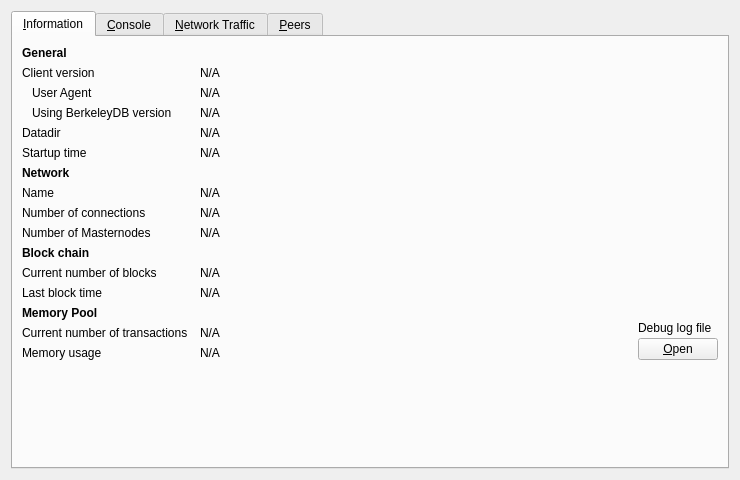
<?xml version="1.0" encoding="UTF-8"?>
<ui version="4.0">
 <class>RPCConsole</class>
 <widget class="QWidget" name="RPCConsole">
  <property name="geometry">
   <rect>
    <x>0</x>
    <y>0</y>
    <width>740</width>
    <height>430</height>
   </rect>
  </property>
  <property name="windowTitle">
   <string>Debug window</string>
  </property>
  <layout class="QVBoxLayout" name="verticalLayout_2">
   <item>
    <widget class="QTabWidget" name="tabWidget">
     <property name="currentIndex">
      <number>0</number>
     </property>
     <widget class="QWidget" name="tab_info">
      <attribute name="title">
       <string>&amp;Information</string>
      </attribute>
      <layout class="QGridLayout" name="gridLayout" columnstretch="0,1,0">
       <property name="horizontalSpacing">
        <number>12</number>
       </property>
       <item row="0" column="0">
        <widget class="QLabel" name="label_9">
         <property name="font">
          <font>
           <weight>75</weight>
           <bold>true</bold>
          </font>
         </property>
         <property name="text">
          <string>General</string>
         </property>
        </widget>
       </item>
       <item row="1" column="0">
        <widget class="QLabel" name="label_6">
         <property name="text">
          <string>Client version</string>
         </property>
        </widget>
       </item>
       <item row="1" column="1" colspan="2">
        <widget class="QLabel" name="clientVersion">
         <property name="cursor">
          <cursorShape>IBeamCursor</cursorShape>
         </property>
         <property name="text">
          <string>N/A</string>
         </property>
         <property name="textFormat">
          <enum>Qt::PlainText</enum>
         </property>
         <property name="textInteractionFlags">
          <set>Qt::LinksAccessibleByMouse|Qt::TextSelectableByKeyboard|Qt::TextSelectableByMouse</set>
         </property>
        </widget>
       </item>
       <item row="2" column="0">
        <widget class="QLabel" name="labelClientUserAgent">
         <property name="text">
          <string>User Agent</string>
         </property>
         <property name="indent">
          <number>10</number>
         </property>
        </widget>
       </item>
       <item row="2" column="1" colspan="2">
        <widget class="QLabel" name="clientUserAgent">
         <property name="cursor">
          <cursorShape>IBeamCursor</cursorShape>
         </property>
         <property name="text">
          <string>N/A</string>
         </property>
         <property name="textFormat">
          <enum>Qt::PlainText</enum>
         </property>
         <property name="textInteractionFlags">
          <set>Qt::LinksAccessibleByMouse|Qt::TextSelectableByKeyboard|Qt::TextSelectableByMouse</set>
         </property>
        </widget>
       </item>
       <item row="3" column="0">
        <widget class="QLabel" name="label_berkeleyDBVersion">
         <property name="text">
          <string>Using BerkeleyDB version</string>
         </property>
         <property name="indent">
          <number>10</number>
         </property>
        </widget>
       </item>
       <item row="3" column="1" colspan="2">
        <widget class="QLabel" name="berkeleyDBVersion">
         <property name="cursor">
          <cursorShape>IBeamCursor</cursorShape>
         </property>
         <property name="text">
          <string>N/A</string>
         </property>
         <property name="textFormat">
          <enum>Qt::PlainText</enum>
         </property>
         <property name="textInteractionFlags">
          <set>Qt::LinksAccessibleByMouse|Qt::TextSelectableByKeyboard|Qt::TextSelectableByMouse</set>
         </property>
        </widget>
       </item>
       <item row="4" column="0">
        <widget class="QLabel" name="label_12">
         <property name="text">
          <string>Datadir</string>
         </property>
        </widget>
       </item>
       <item row="4" column="1" colspan="2">
        <widget class="QLabel" name="dataDir">
         <property name="cursor">
          <cursorShape>IBeamCursor</cursorShape>
         </property>
         <property name="text">
          <string>N/A</string>
         </property>
         <property name="textFormat">
          <enum>Qt::PlainText</enum>
         </property>
         <property name="wordWrap">
          <bool>true</bool>
         </property>
         <property name="textInteractionFlags">
          <set>Qt::LinksAccessibleByMouse|Qt::TextSelectableByKeyboard|Qt::TextSelectableByMouse</set>
         </property>
        </widget>
       </item>
       <item row="5" column="0">
        <widget class="QLabel" name="label_13">
         <property name="text">
          <string>Startup time</string>
         </property>
        </widget>
       </item>
       <item row="5" column="1" colspan="2">
        <widget class="QLabel" name="startupTime">
         <property name="cursor">
          <cursorShape>IBeamCursor</cursorShape>
         </property>
         <property name="text">
          <string>N/A</string>
         </property>
         <property name="textFormat">
          <enum>Qt::PlainText</enum>
         </property>
         <property name="textInteractionFlags">
          <set>Qt::LinksAccessibleByMouse|Qt::TextSelectableByKeyboard|Qt::TextSelectableByMouse</set>
         </property>
        </widget>
       </item>
       <item row="6" column="0">
           <widget class="QLabel" name="labelNetwork">
               <property name="font">
                   <font>
                       <weight>75</weight>
                       <bold>true</bold>
                   </font>
               </property>
               <property name="text">
                   <string>Network</string>
               </property>
           </widget>
       </item>
       <item row="7" column="0">
        <widget class="QLabel" name="label_8">
         <property name="text">
          <string>Name</string>
         </property>
        </widget>
       </item>
       <item row="7" column="1" colspan="2">
        <widget class="QLabel" name="networkName">
         <property name="cursor">
          <cursorShape>IBeamCursor</cursorShape>
         </property>
         <property name="text">
          <string>N/A</string>
         </property>
         <property name="textFormat">
          <enum>Qt::PlainText</enum>
         </property>
         <property name="textInteractionFlags">
          <set>Qt::LinksAccessibleByMouse|Qt::TextSelectableByKeyboard|Qt::TextSelectableByMouse</set>
         </property>
        </widget>
       </item>
       <item row="8" column="0">
        <widget class="QLabel" name="label_7">
         <property name="text">
          <string>Number of connections</string>
         </property>
        </widget>
       </item>
       <item row="8" column="1" colspan="2">
        <widget class="QLabel" name="numberOfConnections">
         <property name="cursor">
          <cursorShape>IBeamCursor</cursorShape>
         </property>
         <property name="text">
          <string>N/A</string>
         </property>
         <property name="textFormat">
          <enum>Qt::PlainText</enum>
         </property>
         <property name="textInteractionFlags">
          <set>Qt::LinksAccessibleByMouse|Qt::TextSelectableByKeyboard|Qt::TextSelectableByMouse</set>
         </property>
        </widget>
       </item>
       <item row="9" column="0">
        <widget class="QLabel" name="masternodeCountLabel">
         <property name="text">
          <string>Number of Masternodes</string>
         </property>
        </widget>
       </item>
       <item row="9" column="1">
        <widget class="QLabel" name="masternodeCount">
         <property name="text">
          <string>N/A</string>
         </property>
        </widget>
       </item>
       <item row="10" column="0">
        <widget class="QLabel" name="label_10">
         <property name="font">
          <font>
           <weight>75</weight>
           <bold>true</bold>
          </font>
         </property>
         <property name="text">
          <string>Block chain</string>
         </property>
        </widget>
       </item>
       <item row="11" column="0">
        <widget class="QLabel" name="label_3">
         <property name="text">
          <string>Current number of blocks</string>
         </property>
        </widget>
       </item>
       <item row="11" column="1" colspan="2">
        <widget class="QLabel" name="numberOfBlocks">
         <property name="cursor">
          <cursorShape>IBeamCursor</cursorShape>
         </property>
         <property name="text">
          <string>N/A</string>
         </property>
         <property name="textFormat">
          <enum>Qt::PlainText</enum>
         </property>
         <property name="textInteractionFlags">
          <set>Qt::LinksAccessibleByMouse|Qt::TextSelectableByKeyboard|Qt::TextSelectableByMouse</set>
         </property>
        </widget>
       </item>
       <item row="12" column="0">
        <widget class="QLabel" name="labelLastBlockTime">
         <property name="text">
          <string>Last block time</string>
         </property>
        </widget>
       </item>
       <item row="12" column="1" colspan="2">
        <widget class="QLabel" name="lastBlockTime">
         <property name="cursor">
          <cursorShape>IBeamCursor</cursorShape>
         </property>
         <property name="text">
          <string>N/A</string>
         </property>
         <property name="textFormat">
          <enum>Qt::PlainText</enum>
         </property>
         <property name="textInteractionFlags">
          <set>Qt::LinksAccessibleByMouse|Qt::TextSelectableByKeyboard|Qt::TextSelectableByMouse</set>
         </property>
        </widget>
       </item>
       <item row="13" column="0">
        <widget class="QLabel" name="labelMempoolTitle">
         <property name="font">
          <font>
           <weight>75</weight>
           <bold>true</bold>
          </font>
         </property>
         <property name="text">
          <string>Memory Pool</string>
         </property>
        </widget>
       </item>
       <item row="14" column="0">
        <widget class="QLabel" name="labelNumberOfTransactions">
         <property name="text">
          <string>Current number of transactions</string>
         </property>
        </widget>
       </item>
       <item row="14" column="1">
        <widget class="QLabel" name="mempoolNumberTxs">
         <property name="cursor">
          <cursorShape>IBeamCursor</cursorShape>
         </property>
         <property name="text">
          <string>N/A</string>
         </property>
         <property name="textFormat">
          <enum>Qt::PlainText</enum>
         </property>
         <property name="textInteractionFlags">
          <set>Qt::LinksAccessibleByMouse|Qt::TextSelectableByKeyboard|Qt::TextSelectableByMouse</set>
         </property>
        </widget>
       </item>
       <item row="15" column="0">
        <widget class="QLabel" name="labelMemoryUsage">
         <property name="text">
          <string>Memory usage</string>
         </property>
        </widget>
       </item>
       <item row="15" column="1">
        <widget class="QLabel" name="mempoolSize">
         <property name="cursor">
          <cursorShape>IBeamCursor</cursorShape>
         </property>
         <property name="text">
          <string>N/A</string>
         </property>
         <property name="textFormat">
          <enum>Qt::PlainText</enum>
         </property>
         <property name="textInteractionFlags">
          <set>Qt::LinksAccessibleByMouse|Qt::TextSelectableByKeyboard|Qt::TextSelectableByMouse</set>
         </property>
        </widget>
       </item>
       <item row="13" column="2" rowspan="3">
        <layout class="QVBoxLayout" name="verticalLayoutDebugButton">
         <property name="spacing">
          <number>3</number>
         </property>
         <item>
          <spacer name="verticalSpacer_2">
           <property name="orientation">
            <enum>Qt::Vertical</enum>
           </property>
           <property name="sizeHint" stdset="0">
            <size>
             <width>10</width>
             <height>5</height>
            </size>
           </property>
          </spacer>
         </item>
         <item>
          <widget class="QLabel" name="labelDebugLogfile">
           <property name="text">
            <string>Debug log file</string>
           </property>
          </widget>
         </item>
         <item>
          <widget class="QPushButton" name="openDebugLogfileButton">
           <property name="toolTip">
            <string>Open the %1 debug log file from the current data directory. This can take a few seconds for large log files.</string>
           </property>
           <property name="text">
            <string>&amp;Open</string>
           </property>
           <property name="autoDefault">
            <bool>false</bool>
           </property>
          </widget>
         </item>
        </layout>
       </item>
       <item row="17" column="0">
        <spacer name="verticalSpacer">
         <property name="orientation">
          <enum>Qt::Vertical</enum>
         </property>
         <property name="sizeHint" stdset="0">
          <size>
           <width>20</width>
           <height>40</height>
          </size>
         </property>
        </spacer>
       </item>
      </layout>
     </widget>
     <widget class="QWidget" name="tab_console">
      <attribute name="title">
       <string>&amp;Console</string>
      </attribute>
      <layout class="QVBoxLayout" name="verticalLayout_3">
       <property name="spacing">
        <number>3</number>
       </property>
       <property name="bottomMargin">
        <number>5</number>
       </property>
       <item>
        <layout class="QHBoxLayout" name="horizontalLayout">
         <property name="spacing">
          <number>4</number>
         </property>
         <item>
          <spacer name="horizontalSpacer">
           <property name="orientation">
            <enum>Qt::Horizontal</enum>
           </property>
           <property name="sizeHint" stdset="0">
            <size>
             <width>40</width>
             <height>20</height>
            </size>
           </property>
          </spacer>
         </item>
         <item>
          <widget class="QPushButton" name="fontSmallerButton">
           <property name="maximumSize">
            <size>
             <width>24</width>
             <height>24</height>
            </size>
           </property>
           <property name="text">
            <string/>
           </property>
           <property name="toolTip">
            <string>Decrease font size</string>
           </property>
           <property name="icon">
            <iconset resource="../machinecoin.qrc">
             <normaloff>:/icons/fontsmaller</normaloff>:/icons/fontsmaller</iconset>
           </property>
           <property name="iconSize">
            <size>
             <width>24</width>
             <height>16</height>
            </size>
           </property>
           <property name="autoDefault">
            <bool>false</bool>
           </property>
           <property name="flat">
            <bool>true</bool>
           </property>
          </widget>
         </item>
         <item>
          <widget class="QPushButton" name="fontBiggerButton">
           <property name="maximumSize">
            <size>
             <width>24</width>
             <height>24</height>
            </size>
           </property>
           <property name="toolTip">
            <string>Increase font size</string>
           </property>
           <property name="text">
            <string/>
           </property>
           <property name="icon">
            <iconset resource="../machinecoin.qrc">
             <normaloff>:/icons/fontbigger</normaloff>:/icons/fontbigger</iconset>
           </property>
           <property name="iconSize">
            <size>
             <width>24</width>
             <height>16</height>
            </size>
           </property>
           <property name="autoDefault">
            <bool>false</bool>
           </property>
           <property name="flat">
            <bool>true</bool>
           </property>
          </widget>
         </item>
         <item>
          <widget class="QPushButton" name="clearButton">
           <property name="maximumSize">
            <size>
             <width>24</width>
             <height>24</height>
            </size>
           </property>
           <property name="toolTip">
            <string>Clear console</string>
           </property>
           <property name="layoutDirection">
            <enum>Qt::LeftToRight</enum>
           </property>
           <property name="text">
            <string/>
           </property>
           <property name="icon">
            <iconset resource="../machinecoin.qrc">
             <normaloff>:/icons/remove</normaloff>:/icons/remove</iconset>
           </property>
           <property name="shortcut">
            <string notr="true">Ctrl+L</string>
           </property>
           <property name="autoDefault">
            <bool>false</bool>
           </property>
           <property name="flat">
            <bool>true</bool>
           </property>
          </widget>
         </item>
        </layout>
       </item>
       <item>
        <widget class="QTextEdit" name="messagesWidget">
         <property name="minimumSize">
          <size>
           <width>0</width>
           <height>100</height>
          </size>
         </property>
         <property name="readOnly">
          <bool>true</bool>
         </property>
         <property name="tabKeyNavigation" stdset="0">
          <bool>false</bool>
         </property>
         <property name="columnCount" stdset="0">
          <number>2</number>
         </property>
        </widget>
       </item>
       <item>
        <layout class="QHBoxLayout" name="horizontalLayoutPrompt">
         <property name="spacing">
          <number>3</number>
         </property>
         <item>
          <widget class="QPushButton" name="promptIcon">
           <property name="enabled">
            <bool>false</bool>
           </property>
           <property name="maximumSize">
            <size>
             <width>16</width>
             <height>24</height>
            </size>
           </property>
           <property name="text">
            <string/>
           </property>
           <property name="icon">
            <iconset resource="../machinecoin.qrc">
             <normaloff>:/icons/prompticon</normaloff>
             <disabledoff>:/icons/prompticon</disabledoff>:/icons/prompticon</iconset>
           </property>
           <property name="iconSize">
            <size>
             <width>14</width>
             <height>14</height>
            </size>
           </property>
           <property name="autoDefault">
            <bool>false</bool>
           </property>
           <property name="flat">
            <bool>true</bool>
           </property>
          </widget>
         </item>
         <item>
          <widget class="QLineEdit" name="lineEdit">
           <property name="placeholderText">
            <string/>
           </property>
          </widget>
         </item>
        </layout>
       </item>
      </layout>
     </widget>
     <widget class="QWidget" name="tab_nettraffic">
      <attribute name="title">
       <string>&amp;Network Traffic</string>
      </attribute>
      <layout class="QHBoxLayout" name="horizontalLayout_3">
       <item>
        <layout class="QVBoxLayout" name="verticalLayout_4">
         <item>
          <widget class="TrafficGraphWidget" name="trafficGraph" native="true">
           <property name="sizePolicy">
            <sizepolicy hsizetype="Expanding" vsizetype="Expanding">
             <horstretch>0</horstretch>
             <verstretch>0</verstretch>
            </sizepolicy>
           </property>
          </widget>
         </item>
         <item>
          <layout class="QHBoxLayout" name="horizontalLayout_2">
           <item>
            <widget class="QSlider" name="sldGraphRange">
             <property name="minimum">
              <number>1</number>
             </property>
             <property name="maximum">
              <number>288</number>
             </property>
             <property name="pageStep">
              <number>12</number>
             </property>
             <property name="value">
              <number>6</number>
             </property>
             <property name="orientation">
              <enum>Qt::Horizontal</enum>
             </property>
            </widget>
           </item>
           <item>
            <widget class="QLabel" name="lblGraphRange">
             <property name="minimumSize">
              <size>
               <width>100</width>
               <height>0</height>
              </size>
             </property>
             <property name="alignment">
              <set>Qt::AlignCenter</set>
             </property>
            </widget>
           </item>
           <item>
            <widget class="QPushButton" name="btnClearTrafficGraph">
             <property name="text">
              <string>&amp;Reset</string>
             </property>
             <property name="autoDefault">
              <bool>false</bool>
             </property>
            </widget>
           </item>
          </layout>
         </item>
        </layout>
       </item>
       <item>
        <layout class="QVBoxLayout" name="verticalLayout">
         <item>
          <widget class="QGroupBox" name="groupBox">
           <property name="title">
            <string>Totals</string>
           </property>
           <layout class="QVBoxLayout" name="verticalLayout_5">
            <item>
             <layout class="QHBoxLayout" name="horizontalLayout_4">
              <item>
               <widget class="Line" name="line">
                <property name="sizePolicy">
                 <sizepolicy hsizetype="Fixed" vsizetype="Fixed">
                  <horstretch>0</horstretch>
                  <verstretch>0</verstretch>
                 </sizepolicy>
                </property>
                <property name="minimumSize">
                 <size>
                  <width>10</width>
                  <height>0</height>
                 </size>
                </property>
                <property name="palette">
                 <palette>
                  <active>
                   <colorrole role="Light">
                    <brush brushstyle="SolidPattern">
                     <color alpha="255">
                      <red>0</red>
                      <green>255</green>
                      <blue>0</blue>
                     </color>
                    </brush>
                   </colorrole>
                  </active>
                  <inactive>
                   <colorrole role="Light">
                    <brush brushstyle="SolidPattern">
                     <color alpha="255">
                      <red>0</red>
                      <green>255</green>
                      <blue>0</blue>
                     </color>
                    </brush>
                   </colorrole>
                  </inactive>
                  <disabled>
                   <colorrole role="Light">
                    <brush brushstyle="SolidPattern">
                     <color alpha="255">
                      <red>0</red>
                      <green>255</green>
                      <blue>0</blue>
                     </color>
                    </brush>
                   </colorrole>
                  </disabled>
                 </palette>
                </property>
                <property name="orientation">
                 <enum>Qt::Horizontal</enum>
                </property>
               </widget>
              </item>
              <item>
               <widget class="QLabel" name="label_16">
                <property name="text">
                 <string>Received</string>
                </property>
               </widget>
              </item>
              <item>
               <widget class="QLabel" name="lblBytesIn">
                <property name="minimumSize">
                 <size>
                  <width>50</width>
                  <height>0</height>
                 </size>
                </property>
                <property name="alignment">
                 <set>Qt::AlignRight|Qt::AlignTrailing|Qt::AlignVCenter</set>
                </property>
               </widget>
              </item>
             </layout>
            </item>
            <item>
             <layout class="QHBoxLayout" name="horizontalLayout_5">
              <item>
               <widget class="Line" name="line_2">
                <property name="sizePolicy">
                 <sizepolicy hsizetype="Fixed" vsizetype="Fixed">
                  <horstretch>0</horstretch>
                  <verstretch>0</verstretch>
                 </sizepolicy>
                </property>
                <property name="minimumSize">
                 <size>
                  <width>10</width>
                  <height>0</height>
                 </size>
                </property>
                <property name="palette">
                 <palette>
                  <active>
                   <colorrole role="Light">
                    <brush brushstyle="SolidPattern">
                     <color alpha="255">
                      <red>255</red>
                      <green>0</green>
                      <blue>0</blue>
                     </color>
                    </brush>
                   </colorrole>
                  </active>
                  <inactive>
                   <colorrole role="Light">
                    <brush brushstyle="SolidPattern">
                     <color alpha="255">
                      <red>255</red>
                      <green>0</green>
                      <blue>0</blue>
                     </color>
                    </brush>
                   </colorrole>
                  </inactive>
                  <disabled>
                   <colorrole role="Light">
                    <brush brushstyle="SolidPattern">
                     <color alpha="255">
                      <red>255</red>
                      <green>0</green>
                      <blue>0</blue>
                     </color>
                    </brush>
                   </colorrole>
                  </disabled>
                 </palette>
                </property>
                <property name="orientation">
                 <enum>Qt::Horizontal</enum>
                </property>
               </widget>
              </item>
              <item>
               <widget class="QLabel" name="label_17">
                <property name="text">
                 <string>Sent</string>
                </property>
               </widget>
              </item>
              <item>
               <widget class="QLabel" name="lblBytesOut">
                <property name="minimumSize">
                 <size>
                  <width>50</width>
                  <height>0</height>
                 </size>
                </property>
                <property name="alignment">
                 <set>Qt::AlignRight|Qt::AlignTrailing|Qt::AlignVCenter</set>
                </property>
               </widget>
              </item>
             </layout>
            </item>
            <item>
             <spacer name="verticalSpacer_4">
              <property name="orientation">
               <enum>Qt::Vertical</enum>
              </property>
              <property name="sizeHint" stdset="0">
               <size>
                <width>20</width>
                <height>407</height>
               </size>
              </property>
             </spacer>
            </item>
           </layout>
          </widget>
         </item>
        </layout>
       </item>
      </layout>
     </widget>
     <widget class="QWidget" name="tab_peers">
      <attribute name="title">
       <string>&amp;Peers</string>
      </attribute>
      <layout class="QGridLayout" name="gridLayout_2">
       <item row="0" column="0" rowspan="2">
        <layout class="QVBoxLayout" name="verticalLayout_101">
         <property name="spacing">
          <number>0</number>
         </property>
         <item>
          <widget class="QTableView" name="peerWidget">
           <property name="horizontalScrollBarPolicy">
            <enum>Qt::ScrollBarAsNeeded</enum>
           </property>
           <property name="tabKeyNavigation">
            <bool>false</bool>
           </property>
           <property name="sortingEnabled">
            <bool>true</bool>
           </property>
           <attribute name="horizontalHeaderHighlightSections">
            <bool>false</bool>
           </attribute>
          </widget>
         </item>
         <item>
          <widget class="QLabel" name="banHeading">
           <property name="sizePolicy">
            <sizepolicy hsizetype="Preferred" vsizetype="Minimum">
             <horstretch>0</horstretch>
             <verstretch>0</verstretch>
            </sizepolicy>
           </property>
           <property name="minimumSize">
            <size>
             <width>300</width>
             <height>32</height>
            </size>
           </property>
           <property name="maximumSize">
            <size>
             <width>16777215</width>
             <height>32</height>
            </size>
           </property>
           <property name="font">
            <font>
             <pointsize>12</pointsize>
            </font>
           </property>
           <property name="cursor">
            <cursorShape>IBeamCursor</cursorShape>
           </property>
           <property name="text">
            <string>Banned peers</string>
           </property>
           <property name="alignment">
            <set>Qt::AlignBottom|Qt::AlignLeading|Qt::AlignLeft</set>
           </property>
           <property name="wordWrap">
            <bool>true</bool>
           </property>
           <property name="textInteractionFlags">
            <set>Qt::NoTextInteraction</set>
           </property>
          </widget>
         </item>
         <item>
          <widget class="QTableView" name="banlistWidget">
           <property name="sizePolicy">
            <sizepolicy hsizetype="Expanding" vsizetype="Expanding">
             <horstretch>0</horstretch>
             <verstretch>0</verstretch>
            </sizepolicy>
           </property>
           <property name="horizontalScrollBarPolicy">
            <enum>Qt::ScrollBarAsNeeded</enum>
           </property>
           <property name="tabKeyNavigation">
            <bool>false</bool>
           </property>
           <property name="sortingEnabled">
            <bool>true</bool>
           </property>
           <attribute name="horizontalHeaderHighlightSections">
            <bool>false</bool>
           </attribute>
          </widget>
         </item>
        </layout>
       </item>
       <item row="0" column="1">
        <widget class="QLabel" name="peerHeading">
         <property name="sizePolicy">
          <sizepolicy hsizetype="Preferred" vsizetype="Minimum">
           <horstretch>0</horstretch>
           <verstretch>0</verstretch>
          </sizepolicy>
         </property>
         <property name="minimumSize">
          <size>
           <width>300</width>
           <height>32</height>
          </size>
         </property>
         <property name="font">
          <font>
           <pointsize>10</pointsize>
          </font>
         </property>
         <property name="cursor">
          <cursorShape>IBeamCursor</cursorShape>
         </property>
         <property name="text">
          <string>Select a peer to view detailed information.</string>
         </property>
         <property name="alignment">
          <set>Qt::AlignHCenter|Qt::AlignTop</set>
         </property>
         <property name="wordWrap">
          <bool>true</bool>
         </property>
         <property name="textInteractionFlags">
          <set>Qt::LinksAccessibleByMouse|Qt::TextSelectableByKeyboard|Qt::TextSelectableByMouse</set>
         </property>
        </widget>
       </item>
       <item row="1" column="1">
        <widget class="QWidget" name="detailWidget" native="true">
         <property name="minimumSize">
          <size>
           <width>300</width>
           <height>0</height>
          </size>
         </property>
         <layout class="QGridLayout" name="gridLayout_3">
          <item row="0" column="0">
           <widget class="QLabel" name="label_30">
            <property name="text">
             <string>Whitelisted</string>
            </property>
           </widget>
          </item>
          <item row="0" column="2">
           <widget class="QLabel" name="peerWhitelisted">
            <property name="cursor">
             <cursorShape>IBeamCursor</cursorShape>
            </property>
            <property name="text">
             <string>N/A</string>
            </property>
            <property name="textFormat">
             <enum>Qt::PlainText</enum>
            </property>
            <property name="textInteractionFlags">
             <set>Qt::LinksAccessibleByMouse|Qt::TextSelectableByKeyboard|Qt::TextSelectableByMouse</set>
            </property>
           </widget>
          </item>
          <item row="1" column="0">
           <widget class="QLabel" name="label_23">
            <property name="text">
             <string>Direction</string>
            </property>
           </widget>
          </item>
          <item row="1" column="2">
           <widget class="QLabel" name="peerDirection">
            <property name="cursor">
             <cursorShape>IBeamCursor</cursorShape>
            </property>
            <property name="text">
             <string>N/A</string>
            </property>
            <property name="textFormat">
             <enum>Qt::PlainText</enum>
            </property>
            <property name="textInteractionFlags">
             <set>Qt::LinksAccessibleByMouse|Qt::TextSelectableByKeyboard|Qt::TextSelectableByMouse</set>
            </property>
           </widget>
          </item>
          <item row="2" column="0">
           <widget class="QLabel" name="label_21">
            <property name="text">
             <string>Version</string>
            </property>
           </widget>
          </item>
          <item row="2" column="2">
           <widget class="QLabel" name="peerVersion">
            <property name="cursor">
             <cursorShape>IBeamCursor</cursorShape>
            </property>
            <property name="text">
             <string>N/A</string>
            </property>
            <property name="textFormat">
             <enum>Qt::PlainText</enum>
            </property>
            <property name="textInteractionFlags">
             <set>Qt::LinksAccessibleByMouse|Qt::TextSelectableByKeyboard|Qt::TextSelectableByMouse</set>
            </property>
           </widget>
          </item>
          <item row="3" column="0">
           <widget class="QLabel" name="label_28">
            <property name="text">
             <string>User Agent</string>
            </property>
           </widget>
          </item>
          <item row="3" column="2">
           <widget class="QLabel" name="peerSubversion">
            <property name="cursor">
             <cursorShape>IBeamCursor</cursorShape>
            </property>
            <property name="text">
             <string>N/A</string>
            </property>
            <property name="textFormat">
             <enum>Qt::PlainText</enum>
            </property>
            <property name="textInteractionFlags">
             <set>Qt::LinksAccessibleByMouse|Qt::TextSelectableByKeyboard|Qt::TextSelectableByMouse</set>
            </property>
           </widget>
          </item>
          <item row="4" column="0">
           <widget class="QLabel" name="label_4">
            <property name="text">
             <string>Services</string>
            </property>
           </widget>
          </item>
          <item row="4" column="2">
           <widget class="QLabel" name="peerServices">
            <property name="cursor">
             <cursorShape>IBeamCursor</cursorShape>
            </property>
            <property name="text">
             <string>N/A</string>
            </property>
            <property name="textFormat">
             <enum>Qt::PlainText</enum>
            </property>
            <property name="textInteractionFlags">
             <set>Qt::LinksAccessibleByMouse|Qt::TextSelectableByKeyboard|Qt::TextSelectableByMouse</set>
            </property>
           </widget>
          </item>
          <item row="5" column="0">
           <widget class="QLabel" name="label_29">
            <property name="text">
             <string>Starting Block</string>
            </property>
           </widget>
          </item>
          <item row="5" column="2">
           <widget class="QLabel" name="peerHeight">
            <property name="cursor">
             <cursorShape>IBeamCursor</cursorShape>
            </property>
            <property name="text">
             <string>N/A</string>
            </property>
            <property name="textFormat">
             <enum>Qt::PlainText</enum>
            </property>
            <property name="textInteractionFlags">
             <set>Qt::LinksAccessibleByMouse|Qt::TextSelectableByKeyboard|Qt::TextSelectableByMouse</set>
            </property>
           </widget>
          </item>
          <item row="6" column="0">
           <widget class="QLabel" name="label_27">
            <property name="text">
             <string>Synced Headers</string>
            </property>
           </widget>
          </item>
          <item row="6" column="2">
           <widget class="QLabel" name="peerSyncHeight">
            <property name="cursor">
             <cursorShape>IBeamCursor</cursorShape>
            </property>
            <property name="text">
             <string>N/A</string>
            </property>
            <property name="textFormat">
             <enum>Qt::PlainText</enum>
            </property>
            <property name="textInteractionFlags">
             <set>Qt::LinksAccessibleByMouse|Qt::TextSelectableByKeyboard|Qt::TextSelectableByMouse</set>
            </property>
           </widget>
          </item>
          <item row="7" column="0">
           <widget class="QLabel" name="label_25">
            <property name="text">
             <string>Synced Blocks</string>
            </property>
           </widget>
          </item>
          <item row="7" column="2">
           <widget class="QLabel" name="peerCommonHeight">
            <property name="cursor">
             <cursorShape>IBeamCursor</cursorShape>
            </property>
            <property name="text">
             <string>N/A</string>
            </property>
            <property name="textFormat">
             <enum>Qt::PlainText</enum>
            </property>
            <property name="textInteractionFlags">
             <set>Qt::LinksAccessibleByMouse|Qt::TextSelectableByKeyboard|Qt::TextSelectableByMouse</set>
            </property>
           </widget>
          </item>
          <item row="8" column="0">
           <widget class="QLabel" name="label_24">
            <property name="text">
             <string>Ban Score</string>
            </property>
           </widget>
          </item>
          <item row="8" column="2">
           <widget class="QLabel" name="peerBanScore">
            <property name="cursor">
             <cursorShape>IBeamCursor</cursorShape>
            </property>
            <property name="text">
             <string>N/A</string>
            </property>
            <property name="textFormat">
             <enum>Qt::PlainText</enum>
            </property>
            <property name="textInteractionFlags">
             <set>Qt::LinksAccessibleByMouse|Qt::TextSelectableByKeyboard|Qt::TextSelectableByMouse</set>
            </property>
           </widget>
          </item>
          <item row="9" column="0">
           <widget class="QLabel" name="label_22">
            <property name="text">
             <string>Connection Time</string>
            </property>
           </widget>
          </item>
          <item row="9" column="2">
           <widget class="QLabel" name="peerConnTime">
            <property name="cursor">
             <cursorShape>IBeamCursor</cursorShape>
            </property>
            <property name="text">
             <string>N/A</string>
            </property>
            <property name="textFormat">
             <enum>Qt::PlainText</enum>
            </property>
            <property name="textInteractionFlags">
             <set>Qt::LinksAccessibleByMouse|Qt::TextSelectableByKeyboard|Qt::TextSelectableByMouse</set>
            </property>
           </widget>
          </item>
          <item row="10" column="0">
           <widget class="QLabel" name="label_15">
            <property name="text">
             <string>Last Send</string>
            </property>
           </widget>
          </item>
          <item row="10" column="2">
           <widget class="QLabel" name="peerLastSend">
            <property name="cursor">
             <cursorShape>IBeamCursor</cursorShape>
            </property>
            <property name="text">
             <string>N/A</string>
            </property>
            <property name="textFormat">
             <enum>Qt::PlainText</enum>
            </property>
            <property name="textInteractionFlags">
             <set>Qt::LinksAccessibleByMouse|Qt::TextSelectableByKeyboard|Qt::TextSelectableByMouse</set>
            </property>
           </widget>
          </item>
          <item row="11" column="0">
           <widget class="QLabel" name="label_19">
            <property name="text">
             <string>Last Receive</string>
            </property>
           </widget>
          </item>
          <item row="11" column="2">
           <widget class="QLabel" name="peerLastRecv">
            <property name="cursor">
             <cursorShape>IBeamCursor</cursorShape>
            </property>
            <property name="text">
             <string>N/A</string>
            </property>
            <property name="textFormat">
             <enum>Qt::PlainText</enum>
            </property>
            <property name="textInteractionFlags">
             <set>Qt::LinksAccessibleByMouse|Qt::TextSelectableByKeyboard|Qt::TextSelectableByMouse</set>
            </property>
           </widget>
          </item>
          <item row="12" column="0">
           <widget class="QLabel" name="label_18">
            <property name="text">
             <string>Sent</string>
            </property>
           </widget>
          </item>
          <item row="12" column="2">
           <widget class="QLabel" name="peerBytesSent">
            <property name="cursor">
             <cursorShape>IBeamCursor</cursorShape>
            </property>
            <property name="text">
             <string>N/A</string>
            </property>
            <property name="textFormat">
             <enum>Qt::PlainText</enum>
            </property>
            <property name="textInteractionFlags">
             <set>Qt::LinksAccessibleByMouse|Qt::TextSelectableByKeyboard|Qt::TextSelectableByMouse</set>
            </property>
           </widget>
          </item>
          <item row="13" column="0">
           <widget class="QLabel" name="label_20">
            <property name="text">
             <string>Received</string>
            </property>
           </widget>
          </item>
          <item row="13" column="2">
           <widget class="QLabel" name="peerBytesRecv">
            <property name="cursor">
             <cursorShape>IBeamCursor</cursorShape>
            </property>
            <property name="text">
             <string>N/A</string>
            </property>
            <property name="textFormat">
             <enum>Qt::PlainText</enum>
            </property>
            <property name="textInteractionFlags">
             <set>Qt::LinksAccessibleByMouse|Qt::TextSelectableByKeyboard|Qt::TextSelectableByMouse</set>
            </property>
           </widget>
          </item>
          <item row="14" column="0">
           <widget class="QLabel" name="label_26">
            <property name="text">
             <string>Ping Time</string>
            </property>
           </widget>
          </item>
          <item row="14" column="2">
           <widget class="QLabel" name="peerPingTime">
            <property name="cursor">
             <cursorShape>IBeamCursor</cursorShape>
            </property>
            <property name="text">
             <string>N/A</string>
            </property>
            <property name="textFormat">
             <enum>Qt::PlainText</enum>
            </property>
            <property name="textInteractionFlags">
             <set>Qt::LinksAccessibleByMouse|Qt::TextSelectableByKeyboard|Qt::TextSelectableByMouse</set>
            </property>
           </widget>
          </item>
          <item row="15" column="0">
           <widget class="QLabel" name="peerPingWaitLabel">
            <property name="toolTip">
             <string>The duration of a currently outstanding ping.</string>
            </property>
            <property name="text">
             <string>Ping Wait</string>
            </property>
           </widget>
          </item>
          <item row="15" column="2">
           <widget class="QLabel" name="peerPingWait">
            <property name="cursor">
             <cursorShape>IBeamCursor</cursorShape>
            </property>
            <property name="text">
             <string>N/A</string>
            </property>
            <property name="textFormat">
             <enum>Qt::PlainText</enum>
            </property>
            <property name="textInteractionFlags">
             <set>Qt::LinksAccessibleByMouse|Qt::TextSelectableByKeyboard|Qt::TextSelectableByMouse</set>
            </property>
           </widget>
          </item>
          <item row="16" column="0">
           <widget class="QLabel" name="peerMinPingLabel">
            <property name="text">
             <string>Min Ping</string>
            </property>
           </widget>
          </item>
          <item row="16" column="2">
           <widget class="QLabel" name="peerMinPing">
            <property name="cursor">
             <cursorShape>IBeamCursor</cursorShape>
            </property>
            <property name="text">
             <string>N/A</string>
            </property>
            <property name="textFormat">
             <enum>Qt::PlainText</enum>
            </property>
            <property name="textInteractionFlags">
             <set>Qt::LinksAccessibleByMouse|Qt::TextSelectableByKeyboard|Qt::TextSelectableByMouse</set>
            </property>
           </widget>
          </item>
          <item row="17" column="0">
           <widget class="QLabel" name="label_timeoffset">
            <property name="text">
             <string>Time Offset</string>
            </property>
           </widget>
          </item>
          <item row="17" column="2">
           <widget class="QLabel" name="timeoffset">
            <property name="cursor">
             <cursorShape>IBeamCursor</cursorShape>
            </property>
            <property name="text">
             <string>N/A</string>
            </property>
            <property name="textFormat">
             <enum>Qt::PlainText</enum>
            </property>
            <property name="textInteractionFlags">
             <set>Qt::LinksAccessibleByMouse|Qt::TextSelectableByKeyboard|Qt::TextSelectableByMouse</set>
            </property>
           </widget>
          </item>
          <item row="18" column="1">
           <spacer name="verticalSpacer_3">
            <property name="orientation">
             <enum>Qt::Vertical</enum>
            </property>
            <property name="sizeHint" stdset="0">
             <size>
              <width>20</width>
              <height>40</height>
             </size>
            </property>
           </spacer>
          </item>
         </layout>
        </widget>
       </item>
      </layout>
     </widget>
    </widget>
   </item>
  </layout>
 </widget>
 <customwidgets>
  <customwidget>
   <class>TrafficGraphWidget</class>
   <extends>QWidget</extends>
   <header>qt/trafficgraphwidget.h</header>
   <container>1</container>
   <slots>
    <slot>clear()</slot>
   </slots>
  </customwidget>
 </customwidgets>
 <resources>
  <include location="../machinecoin.qrc"/>
 </resources>
 <connections/>
</ui>
